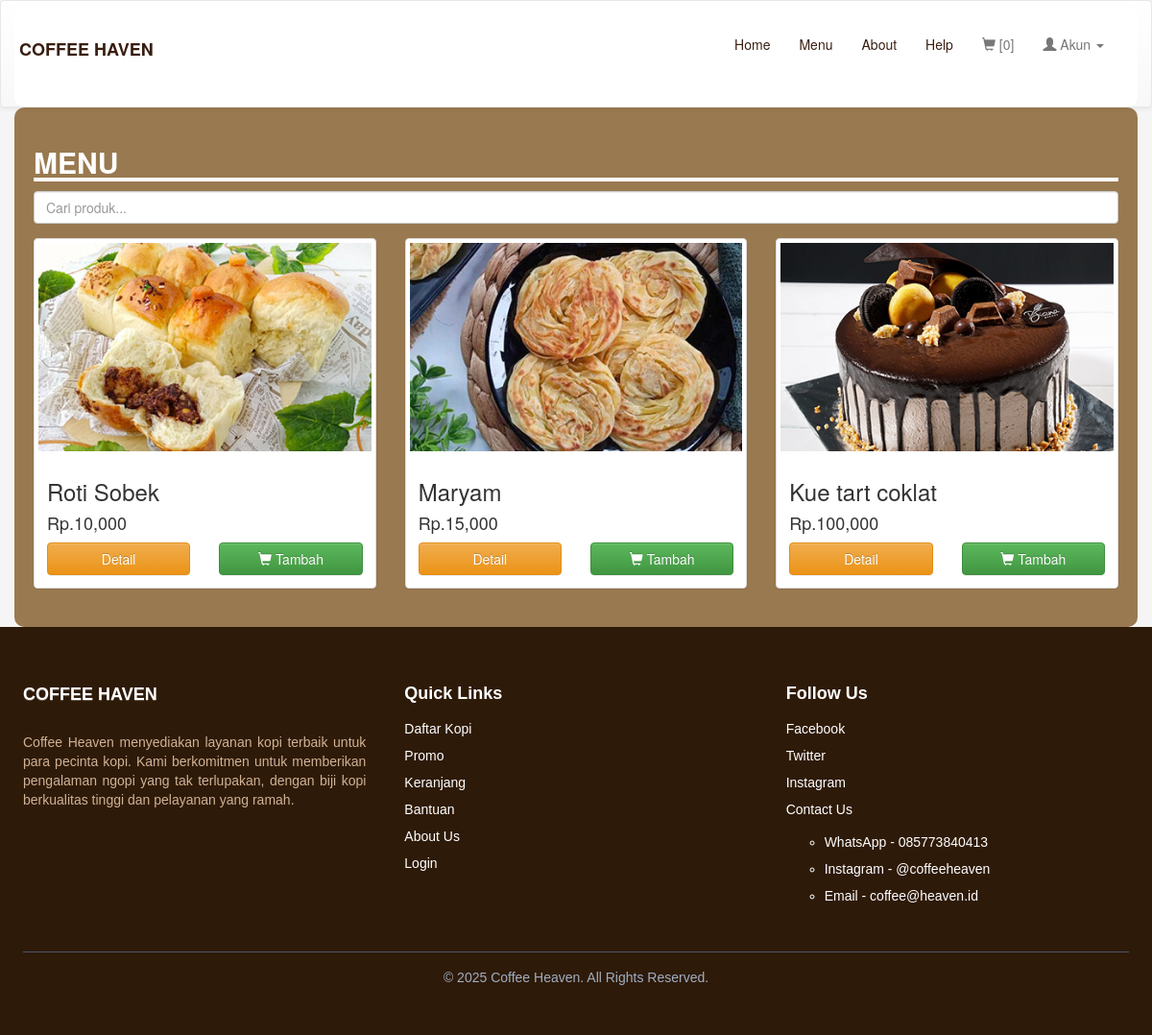
Page /produk.php on the earlier database version.
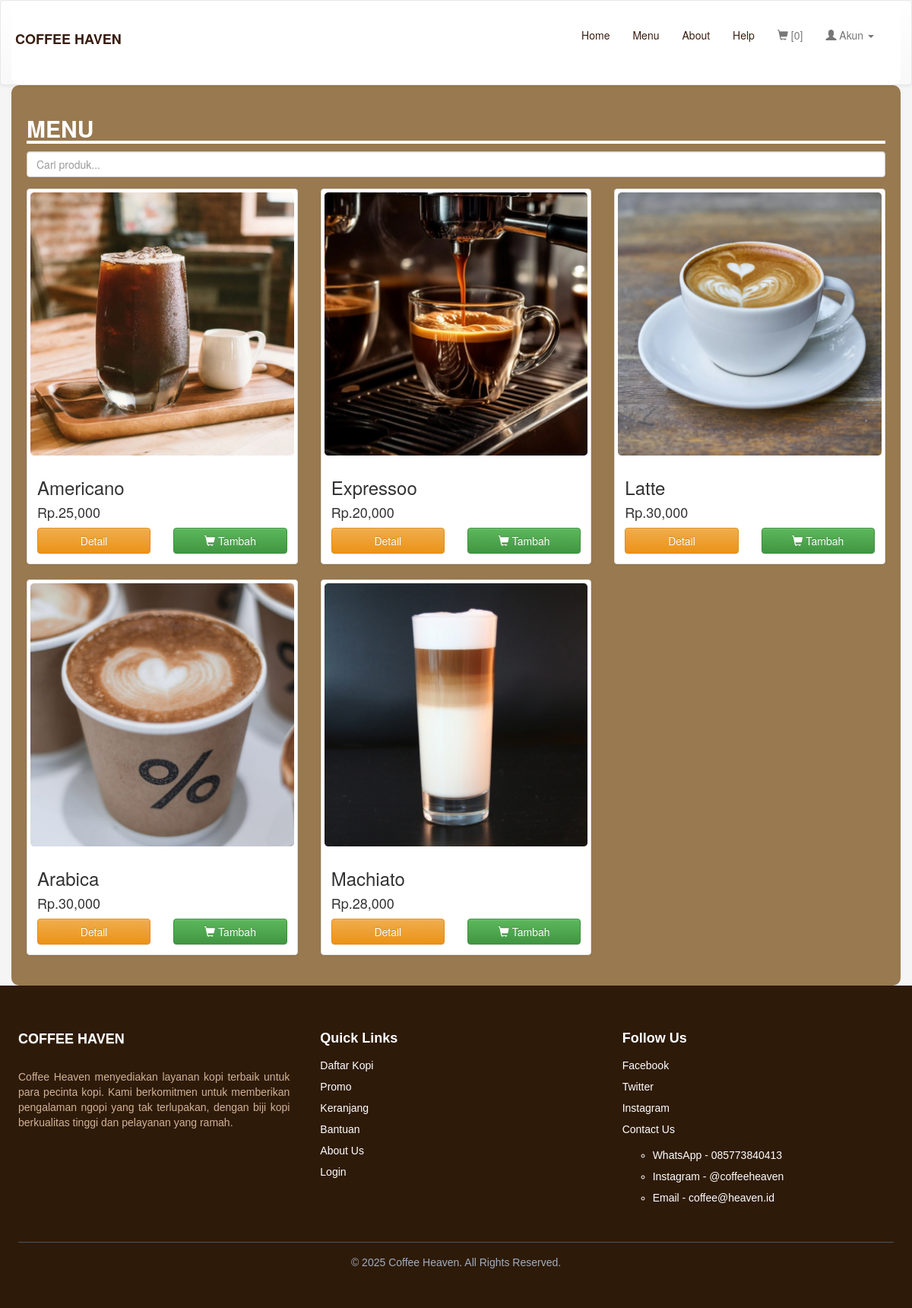
Same page on the later database version.
### tables this page shows
CREATE TABLE `produk` (
  `kode_produk` varchar(100) NOT NULL,
  `nama` varchar(100) NOT NULL,
  `image` text NOT NULL,
  `deskripsi` text NOT NULL,
  `harga` int(11) NOT NULL
);

### produk.php (the view, shortened to what this page needs)
<?php include 'header.php'; ?>
<div class="container" style="background-color: #997950; padding: 20px; border-radius: 10px;">
  <h2 style="width: 100%; border-bottom: 4px solid #ffffff;">
    <b style="color: #ffffff">MENU</b>
  </h2>
  <div class="form-group">
    <input type="text" id="search-bar" class="form-control" placeholder="Cari produk..." onkeyup="cariProduk(this.value)">
  </div>
  <div class="row" id="produk-list">
    <?php
    $result = mysqli_query($conn, "SELECT * FROM produk");
    while ($row = mysqli_fetch_assoc($result)) {
    ?>
      <div class="col-sm-6 col-md-4">
        <div class="thumbnail">
          <img src="image/produk/<?= $row['image']; ?>">
          <div class="caption">
            <h3><?= $row['nama']; ?></h3>
            <h4>Rp.<?= number_format($row['harga']); ?></h4>
            <div class="row">
              <div class="col-md-6">
                <a href="detail_produk.php?produk=<?= $row['kode_produk']; ?>" class="btn btn-warning btn-block">Detail</a>
              </div>
              <?php if(isset($_SESSION['kd_cs'])){ ?>
                <div class="col-md-6">
                  <a href="proses/add.php?produk=<?= $row['kode_produk']; ?>&kd_cs=<?= $_SESSION['kd_cs']; ?>&hal=1" class="btn btn-success btn-block" role="button"><i class="glyphicon glyphicon-shopping-cart"></i> Tambah</a>
                </div>
              <?php } else { ?>
                <div class="col-md-6">
                  <a href="keranjang.php" class="btn btn-success btn-block" role="button"><i class="glyphicon glyphicon-shopping-cart"></i> Tambah</a>
                </div>
              <?php } ?>
            </div>
          </div>
        </div>
      </div>
    <?php } ?>
  </div>
</div>
<?php include 'footer.php'; ?>

### header.php (shortened to what this page needs)
<?php
include 'koneksi/koneksi.php';
?>
<!DOCTYPE html>
<html>
<head>
	<link rel="stylesheet" type="text/css" href="css/bootstrap.min.css">
	<link rel="stylesheet" type="text/css" href="css/style.css">
	<link rel="stylesheet" type="text/css" href="css/bootstrap-theme.css">
</head>
<body style="background-color: #f5f5f5;">
	<nav class="navbar navbar-default"    >
		<div class="container">
			<div class="navbar-header" style="color: #997950">
				<a class="navbar-brand" href="#"><b style="color: #391e10">COFFEE HAVEN</b></a>
			</div>
			<div class="collapse navbar-collapse" id="bs-example-navbar-collapse-1" >
				<ul class="nav navbar-nav navbar-right">
					<li><a href="index.php" style="color: #391e10">Home</a></li>
					<li><a href="produk.php" style="color: #391e10">Menu</a></li>
					<li><a href="about.php" style="color: #391e10">About</a></li>
					<li><a href="manual.php" style="color: #391e10">Help</a></li>
					<?php
					if(isset($_SESSION['kd_cs'])){
					$kode_cs = $_SESSION['kd_cs'];
					$cek = mysqli_query($conn, "SELECT kode_produk from keranjang where kode_customer = '$kode_cs' ");
					$value = mysqli_num_rows($cek);
						?>
						<li><a href="keranjang.php" ><i class="glyphicon glyphicon-shopping-cart"></i> <b>[ <?= $value ?> ]</b></a></li>
						<?php
					}else{
						echo "
						<li><a href='keranjang.php'><i class='glyphicon glyphicon-shopping-cart'></i> [0]</a></li>
						";
					}
					if(!isset($_SESSION['user'])){
						?>
						<li class="dropdown">
							<a href="#" class="dropdown-toggle" data-toggle="dropdown" role="button" aria-haspopup="true" aria-expanded="false"><i class="glyphicon glyphicon-user"></i> Akun <span class="caret"></span></a>
						</li>
						<?php
					}
					?>
				</ul>
			</div>
		</div>
	</nav>

### footer.php (shortened to what this page needs)
<footer class="footer">
  <div class="footer-container">
    <div class="footer-grid">
      <div class="footer-logo-section">
	  <a class="navbar-brand" href="#"> COFFEE HAVEN </a>
        <p class="footer-description ">
		  Coffee Heaven menyediakan layanan kopi terbaik untuk para pecinta kopi. Kami berkomitmen untuk memberikan pengalaman ngopi yang tak terlupakan, dengan biji kopi berkualitas tinggi dan pelayanan yang ramah.
        </p>
      </div>
      <div class="footer-links">
        <h3 class="footer-title">Quick Links</h3>
        <ul class="footer-nav">
          <li><a href="/SMM">Daftar Kopi</a></li>
          <li><a href="/Website">Promo</a></li>
          <li><a href="/Advertisement">Keranjang</a></li>
          <li><a href="/Bantuan">Bantuan</a></li>
          <li><a href="/Contact">About Us</a></li>
          <li><a href="/Login">Login</a></li>
        </ul>
      </div>
      <div class="footer-social">
        <h3 class="footer-title">Follow Us</h3>
        <ul class="social-links">
          <li><a href="https://facebook.com">Facebook</a></li>
          <li><a href="https://twitter.com">Twitter</a></li>
          <li><a href="https://instagram.com">Instagram</a></li>
        </ul>
		<ul class="social-links">
			<li>
				<a href="">Contact Us</a>
				<ul  class="contact">
				<li><a href="https://wa.me/+6285773840413">WhatsApp - 085773840413</a></li>
				<li><a href="https://instagram.com">Instagram - @coffeeheaven</a></li>
				<li><a href="">Email - coffee@heaven.id</a></li>
				</ul>
			</li>
		</ul>
      </div>
    </div>
    <div class="footer-bottom">
      <p>&copy; <span>2025</span> Coffee Heaven. All Rights Reserved.</p>
    </div>
  </div>
</footer>

### css/style.css (style rules this page uses)
.container { background-color: #ffffff; padding: 20px; border-radius: 10px; }

### header.php (style rules this page uses)
.navbar { margin-bottom: 0px; }

### footer.php (style rules this page uses)
.footer { background-color: #2e1a08; color: white; padding: 40px 0; font-family: sans-serif; }
.footer-container { max-width: 1200px; margin: 0 auto; padding: 0 24px; }
.footer-grid { display: grid; gap: 40px; }
@media (min-width: 768px) { .footer-grid { grid-template-columns: repeat(3, 1fr); } }
.navbar-brand { margin-top:20px ; color:#fff; font-weight: bold; padding:0; }
.footer-logo-section { display: flex; flex-direction: column; }
.footer-description { font-size: 14px; color: #d0b296 ; text-align: justify; }
.footer-title { font-size: 18px; font-weight: 600; margin-bottom: 16px; }
.footer-nav, .social-links { list-style: none; padding: 0; margin: 0; }
.footer-nav li, .social-links li { margin-bottom: 8px; }
.footer-nav a, .social-links a { color: white; font-size: 14px; text-decoration: none; transition: color 0.3s; }
.footer-bottom { margin-top: 40px; border-top: 1px solid #4a5568; padding-top: 16px; text-align: center; font-size: 14px; color: #a0aec0; }
.contact { margin-top: 1em; }

Differences in the rows shown:
changed produk: image: a different picture; nama "Roti Sobek" → "Americano"; harga "10,000" → "25,000"
changed produk: image: a different picture; nama "Maryam" → "Expressoo"; harga "15,000" → "20,000"
changed produk: image: a different picture; nama "Kue tart coklat" → "Latte"; harga "100,000" → "30,000"
added produk: image (picture), nama "Arabica", harga "30,000"
added produk: image (picture), nama "Machiato", harga "28,000"
